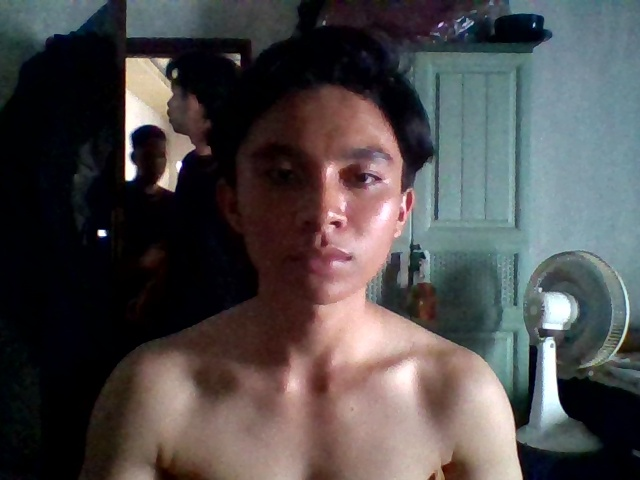
#> input picture foto_absensi/absensi/keluar_6_1776939554.jpg, 640 x 480 px, given in place of the camera
$ python camera_register.py 5 foto_absensi/absensi/keluar_6_1776939554.jpg out.png foto_absensi/absensi 5   (older library calls are emulated)
#> lines starting #> are read from the running program, lines starting #| are printed output that depends on the picture
"""
camera_register.py
Script kamera registrasi wajah yang dijalankan sebagai subprocess terpisah.
Hasil dikirim ke parent process via file JSON sementara.
"""
import base64
import cv2
import json
import os
import pickle
import sys
import time
import zlib


if len(sys.argv) < 4:
    print(json.dumps({'success': False, 'message': 'Argumen tidak lengkap'}))
    sys.exit(1)

PESERTA_ID = int(sys.argv[1])
NAMA = sys.argv[2]
OUTPUT_JSON = sys.argv[3]
FOTO_DIR = sys.argv[4] if len(sys.argv) > 4 else 'foto_absensi'
CAMERA_INDEX = int(sys.argv[5]) if len(sys.argv) > 5 else 0
JUMLAH_SAMPEL = 16
JPEG_QUALITY = 80

MIN_FACE_SIZE = 100
MIN_FACE_RATIO = 0.08
MAX_CENTER_OFFSET = 0.25
MIN_BLUR_SCORE = 55.0
STABLE_FRAMES_REQUIRED = 3

os.makedirs(f"{FOTO_DIR}/registrasi", exist_ok=True)

CASCADE_PATH = cv2.data.haarcascades + 'haarcascade_frontalface_default.xml'
ALT_CASCADE_PATH = cv2.data.haarcascades + 'haarcascade_frontalface_alt2.xml'
face_cascade = cv2.CascadeClassifier(CASCADE_PATH)
alt_face_cascade = cv2.CascadeClassifier(ALT_CASCADE_PATH)


def open_camera(camera_index):
#> further down, frame is the input picture: shape (480, 640, 3); mean B, G, R 74.8, 74.2, 77.5
    if os.name == 'nt':
        cap = cv2.VideoCapture(camera_index, cv2.CAP_DSHOW)
        if cap.isOpened():
            return cap
    return cv2.VideoCapture(camera_index)


def detect_face(frame):
    gray = cv2.cvtColor(frame, cv2.COLOR_BGR2GRAY)
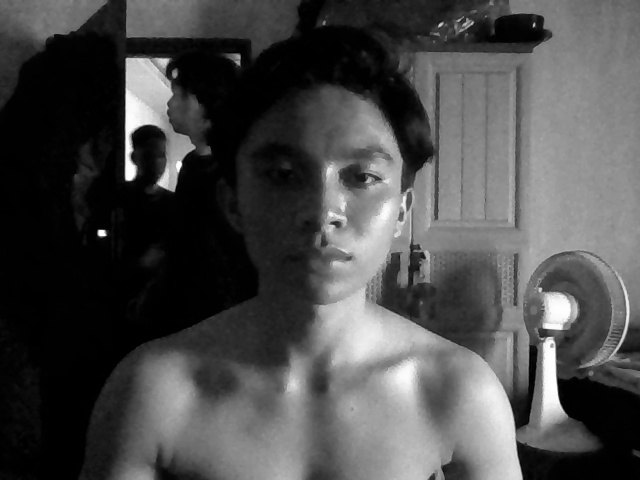
#> gray: shape (480, 640); min 0, max 255, mean 75.3
    gray = cv2.equalizeHist(gray)
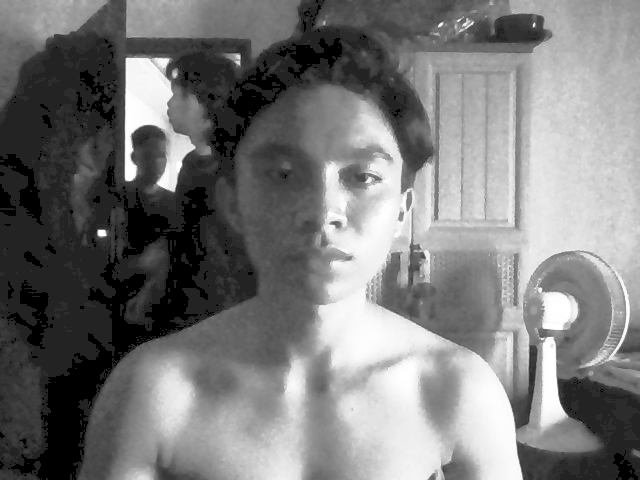
#> gray: shape (480, 640); min 0, max 255, mean 121.9

    faces = face_cascade.detectMultiScale(
        gray,
        scaleFactor=1.08,
        minNeighbors=6,
        minSize=(MIN_FACE_SIZE, MIN_FACE_SIZE)
    )
#> faces = [[225, 96, 205, 205]]
    if len(faces) == 0 and not alt_face_cascade.empty():
        faces = alt_face_cascade.detectMultiScale(
            gray,
            scaleFactor=1.05,
            minNeighbors=5,
            minSize=(MIN_FACE_SIZE, MIN_FACE_SIZE)
        )

    if len(faces) == 0:
        return None, None, "Wajah belum terdeteksi"
    if len(faces) > 1:
        return None, None, "Pastikan hanya satu wajah di depan kamera"

    x, y, w, h = max(faces, key=lambda item: item[2] * item[3])
#> x = 225; y = 96; w = 205; h = 205
    roi = gray[y:y + h, x:x + w]
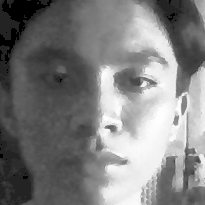
#> roi: shape (205, 205); min 0, max 254, mean 126.1
    roi = cv2.resize(roi, (200, 200))
#> roi: shape (200, 200)
    return roi, (x, y, w, h), "Wajah terdeteksi"


def evaluate_face_quality(face_roi, coords, frame_shape):
    x, y, w, h = coords
    frame_h, frame_w = frame_shape[:2]
    face_ratio = (w * h) / float(frame_w * frame_h)
    if face_ratio < MIN_FACE_RATIO:
        return False, "Dekatkan wajah ke kamera"

    face_center_x = x + (w / 2.0)
    face_center_y = y + (h / 2.0)
    frame_center_x = frame_w / 2.0
    frame_center_y = frame_h / 2.0
    offset_x = abs(face_center_x - frame_center_x) / frame_w
    offset_y = abs(face_center_y - frame_center_y) / frame_h
    if offset_x > MAX_CENTER_OFFSET or offset_y > MAX_CENTER_OFFSET:
        return False, "Posisikan wajah di tengah kotak"

    blur_score = cv2.Laplacian(face_roi, cv2.CV_64F).var()
    if blur_score < MIN_BLUR_SCORE:
        return False, "Tahan kepala sebentar agar tidak blur"

    return True, "Wajah stabil, mengambil sampel"


cap = open_camera(CAMERA_INDEX)
if not cap.isOpened():
    result = {'success': False, 'message': f'Kamera index {CAMERA_INDEX} tidak dapat dibuka'}
    with open(OUTPUT_JSON, 'w', encoding='utf-8') as f:
        json.dump(result, f)
    sys.exit(1)

cap.set(cv2.CAP_PROP_FRAME_WIDTH, 640)
cap.set(cv2.CAP_PROP_FRAME_HEIGHT, 480)

faces_collected = []
foto_referensi = None
frame_count = 0
good_frame_streak = 0
phase = 'scanning'
confirm_start = None
window_name = f'Registrasi Wajah - {NAMA}'

cv2.namedWindow(window_name, cv2.WINDOW_NORMAL)
cv2.resizeWindow(window_name, 640, 480)

while True:
    ret, frame = cap.read()
    if not ret:
        break

    display = frame.copy()
    face_roi, coords, detect_message = detect_face(frame)
#> coords = (225, 96, 205, 205); detect_message = 'Wajah terdeteksi'

    if phase == 'scanning':
        progress = len(faces_collected)

        cv2.rectangle(display, (0, 0), (640, 68), (15, 15, 20), -1)
        cv2.putText(
            display, f'REGISTRASI: {NAMA}',
            (12, 26), cv2.FONT_HERSHEY_SIMPLEX, 0.68, (255, 255, 255), 2
        )

        bar_fill = int((progress / JUMLAH_SAMPEL) * 600)
        cv2.rectangle(display, (20, 40), (620, 56), (40, 40, 50), -1)
#> display: shape (480, 640, 3); mean B, G, R 71.5, 71.9, 77.2
        cv2.rectangle(display, (20, 40), (20 + bar_fill, 56), (0, 210, 100), -1)
#> display: shape (480, 640, 3); mean B, G, R 71.5, 71.9, 77.2
        cv2.putText(
            display, f'{progress}/{JUMLAH_SAMPEL} sampel terkumpul',
            (12, 72), cv2.FONT_HERSHEY_SIMPLEX, 0.50, (180, 180, 180), 1
        )

        if face_roi is not None and coords is not None:
            x, y, w, h = coords
#> x = 225; y = 96; w = 205; h = 205
            is_good_face, quality_message = evaluate_face_quality(face_roi, coords, frame.shape)
#> in evaluate_face_quality, `x, y, w, h = coords`: x = 225; y = 96; w = 205
#> in evaluate_face_quality, `face_ratio = (w * h) / float(frame_w * frame_h)`: face_ratio = 0.137
#> in evaluate_face_quality, `face_center_x = x + (w / 2.0)`: face_center_x = 327.5
#> in evaluate_face_quality, `face_center_y = y + (h / 2.0)`: face_center_y = 198.5
#> in evaluate_face_quality, `offset_x = abs(face_center_x - frame_center_x) / frame_w`: offset_x = 0.0117
#> in evaluate_face_quality, `offset_y = abs(face_center_y - frame_center_y) / frame_h`: offset_y = 0.0865
#> in evaluate_face_quality, `blur_score = cv2.Laplacian(face_roi, cv2.CV_64F).var()`: blur_score = 160.5
#> is_good_face = True; quality_message = 'Wajah stabil, mengambil sampel'
            box_color = (0, 230, 90) if is_good_face else (0, 180, 255)
#> box_color = (0, 230, 90)
            cv2.rectangle(display, (x, y), (x + w, y + h), box_color, 2)
            cv2.putText(
                display, quality_message,
                (x, max(24, y - 12)), cv2.FONT_HERSHEY_SIMPLEX, 0.55, box_color, 2
            )

            if is_good_face:
                good_frame_streak += 1
                frame_count += 1
                if good_frame_streak >= STABLE_FRAMES_REQUIRED and frame_count % 2 == 0:
                    faces_collected.append(face_roi.copy())
                    if len(faces_collected) == JUMLAH_SAMPEL // 2:
                        foto_path = f"{FOTO_DIR}/registrasi/peserta_{PESERTA_ID}_{int(time.time())}.jpg"
                        cv2.imwrite(foto_path, frame)
                        foto_referensi = foto_path
            else:
                good_frame_streak = 0
        else:
            good_frame_streak = 0
            cv2.rectangle(display, (195, 115), (445, 385), (0, 180, 255), 2)
            cv2.putText(
                display, detect_message,
                (120, 108), cv2.FONT_HERSHEY_SIMPLEX, 0.58, (0, 180, 255), 2
            )

        if len(faces_collected) >= JUMLAH_SAMPEL:
            phase = 'confirmed'
            confirm_start = time.time()

        cv2.rectangle(display, (0, 448), (640, 480), (15, 15, 20), -1)
        cv2.putText(
            display,
            "Tekan Q untuk batal  |  Hadap kamera dengan pencahayaan cukup",
            (8, 469), cv2.FONT_HERSHEY_SIMPLEX, 0.42, (140, 140, 140), 1
        )
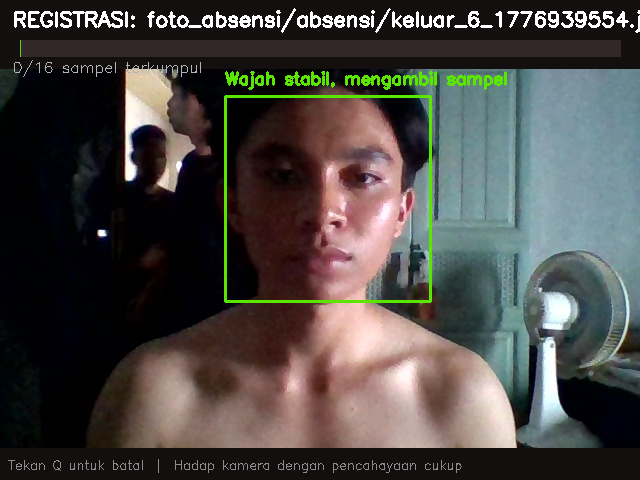
#> display: shape (480, 640, 3); mean B, G, R 67.6, 70.9, 73.5

    elif phase == 'confirmed':
        elapsed_confirm = time.time() - confirm_start

        overlay = display.copy()
        cv2.rectangle(overlay, (0, 0), (640, 480), (0, 180, 60), -1)
        cv2.addWeighted(overlay, 0.35, display, 0.65, 0, display)

        cv2.putText(
            display, 'WAJAH BERHASIL DIREKAM',
            (92, 200), cv2.FONT_HERSHEY_SIMPLEX, 0.85, (255, 255, 255), 2
        )
        cv2.putText(
            display, NAMA,
            (int(320 - len(NAMA) * 11), 250),
            cv2.FONT_HERSHEY_SIMPLEX, 0.9, (80, 255, 140), 2
        )
        cv2.putText(
            display, f'{len(faces_collected)} sampel wajah tersimpan',
            (170, 295), cv2.FONT_HERSHEY_SIMPLEX, 0.6, (200, 255, 200), 1
        )

        sisa = max(0, 3 - int(elapsed_confirm))
        cv2.putText(
            display, f'Menyimpan ke database... ({sisa})',
            (175, 360), cv2.FONT_HERSHEY_SIMPLEX, 0.55, (180, 255, 180), 1
        )

        if elapsed_confirm >= 3:
            phase = 'done'

    elif phase == 'done':
        break

    cv2.imshow(window_name, display)

    key = cv2.waitKey(1) & 0xFF
#> (key q is pressed here)
    if key in (ord('q'), 27):
        cap.release()
        cv2.destroyAllWindows()
        result = {'success': False, 'message': 'Registrasi dibatalkan oleh user'}
        with open(OUTPUT_JSON, 'w', encoding='utf-8') as f:
            json.dump(result, f)
        sys.exit(0)
#> (the program exits here)

$ run again, on foto_absensi/absensi/masuk_4_1776939280.jpg
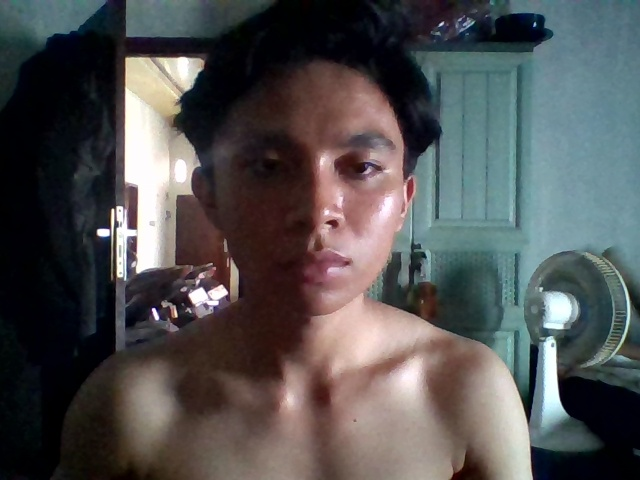
#> input picture foto_absensi/absensi/masuk_4_1776939280.jpg, 640 x 480 px, given in place of the camera
#> frame is the input picture: shape (480, 640, 3); mean B, G, R 82, 81.5, 81.9
#> faces = [[208, 80, 229, 229]]
#> in detect_face, `x, y, w, h = max(faces, key=lambda item: item[2] * item[3])`: x = 208; y = 80; w = 229
#> in detect_face, `roi = gray[y:y + h, x:x + w]`:
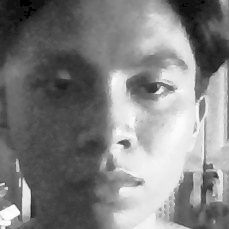
#> roi: shape (229, 229); min 0, max 255, mean 128.7
#> coords = (208, 80, 229, 229); detect_message = 'Wajah terdeteksi'
#> `x, y, w, h = coords`: x = 208; y = 80; w = 229
#> in evaluate_face_quality, `x, y, w, h = coords`: x = 208; y = 80; w = 229
#> face_ratio = 0.171
#> face_center_x = 322.5
#> face_center_y = 194.5
#> offset_x = 0.00391
#> offset_y = 0.0948
#> blur_score = 238.8
#> is_good_face = True; quality_message = 'Wajah stabil, mengambil sampel'
#> box_color = (0, 230, 90)
#> `cv2.putText( display, "Tekan Q untuk batal  |  Hadap kamera dengan pen..`:
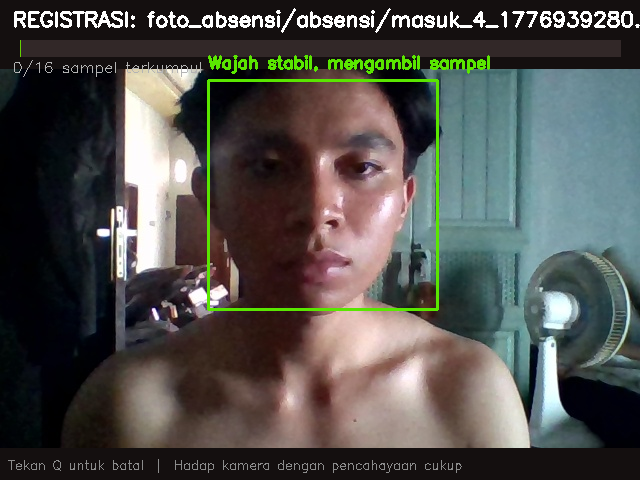
#> display: shape (480, 640, 3); mean B, G, R 76, 79.6, 79.9

$ run again, on foto_absensi/absensi/masuk_4_1776939420.jpg
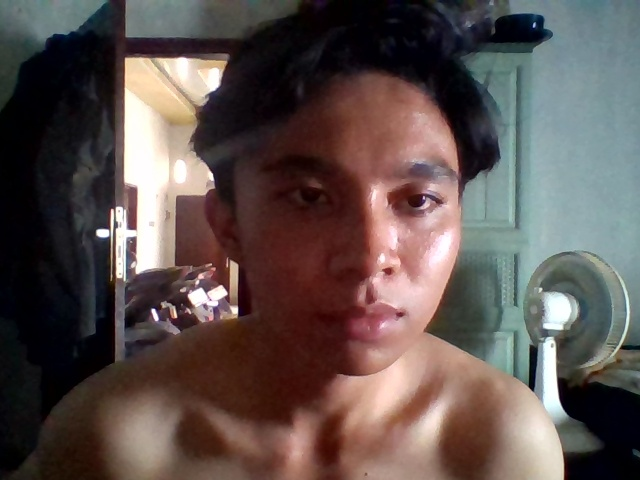
#> input picture foto_absensi/absensi/masuk_4_1776939420.jpg, 640 x 480 px, given in place of the camera
#> frame is the input picture: shape (480, 640, 3); mean B, G, R 78.6, 81.5, 93.9
#> faces = [[243, 102, 254, 254]]
#> in detect_face, `x, y, w, h = max(faces, key=lambda item: item[2] * item[3])`: x = 243; y = 102; w = 254
#> in detect_face, `roi = gray[y:y + h, x:x + w]`:
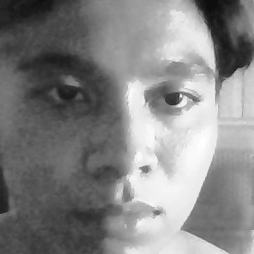
#> roi: shape (254, 254); min 14, max 255, mean 131.8
#> coords = (243, 102, 254, 254); detect_message = 'Wajah terdeteksi'
#> `x, y, w, h = coords`: x = 243; y = 102; w = 254
#> in evaluate_face_quality, `x, y, w, h = coords`: x = 243; y = 102; w = 254
#> face_ratio = 0.21
#> face_center_x = 370
#> face_center_y = 229
#> offset_x = 0.0781
#> offset_y = 0.0229
#> blur_score = 115.5
#> is_good_face = True; quality_message = 'Wajah stabil, mengambil sampel'
#> box_color = (0, 230, 90)
#> `cv2.putText( display, "Tekan Q untuk batal  |  Hadap kamera dengan pen..`:
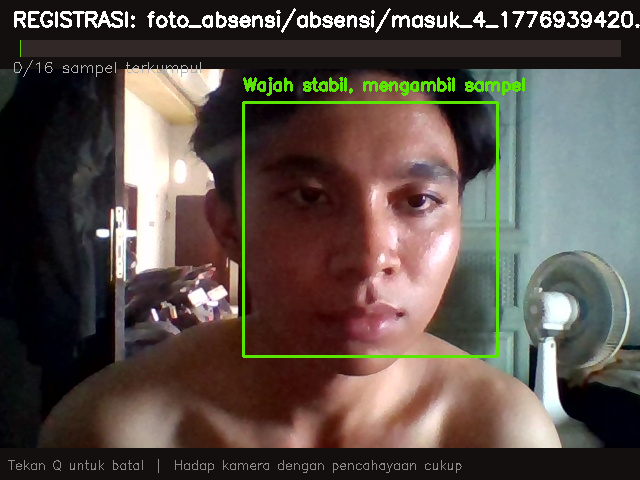
#> display: shape (480, 640, 3); mean B, G, R 71.7, 78.2, 88.5
